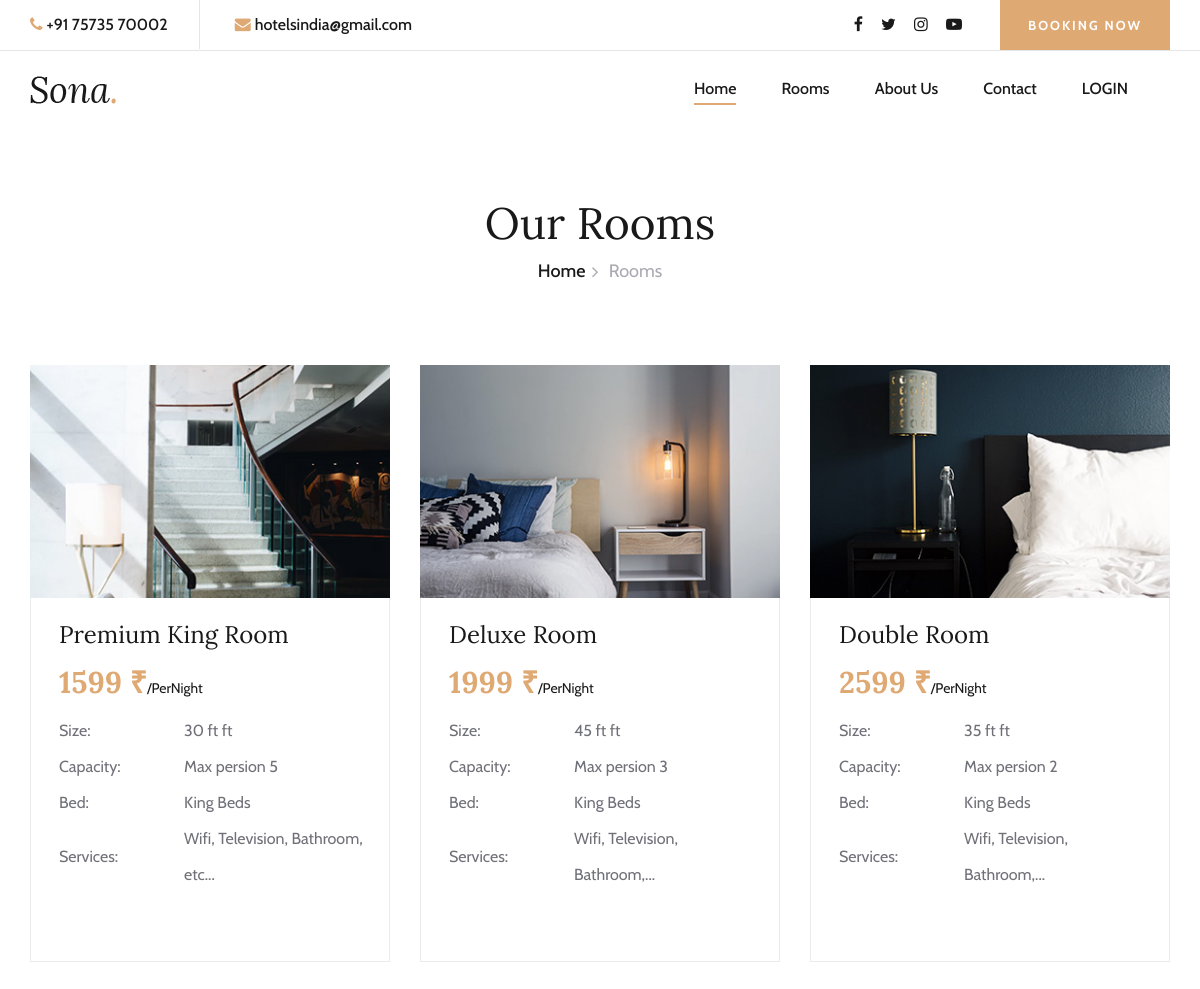
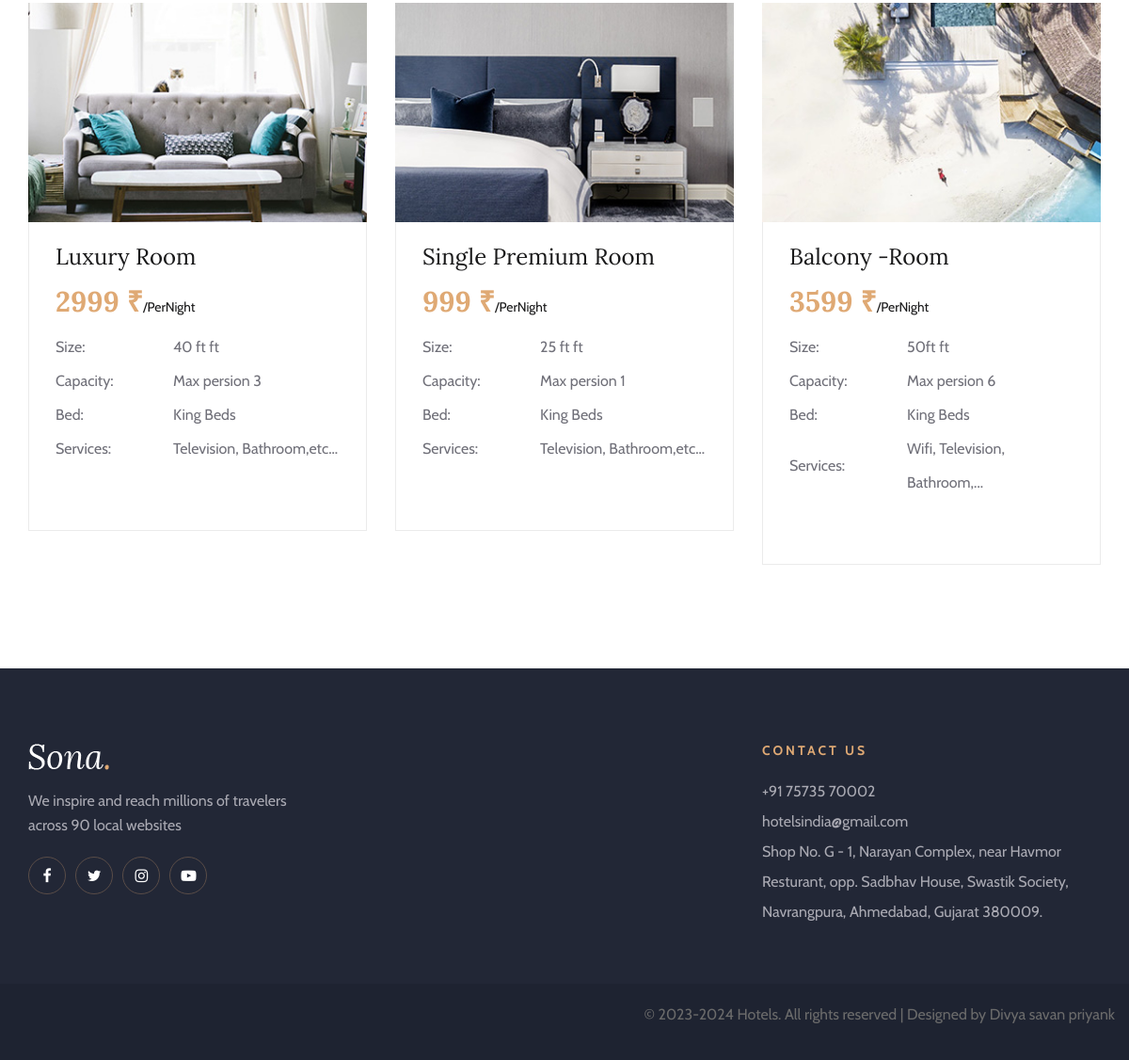
The app's page /customer_site/rooms with its own data (2 pictures, top to bottom).
### tables this page shows
CREATE TABLE `rooms` (
  `room_id` int(15) NOT NULL,
  `room_image` varchar(255) NOT NULL,
  `room_category` varchar(50) NOT NULL,
  `room_price` int(25) NOT NULL,
  `room_size` varchar(25) NOT NULL,
  `room_capacity` varchar(25) NOT NULL,
  `room_bed` varchar(25) NOT NULL,
  `room_services` varchar(255) NOT NULL,
  `room_details` text NOT NULL
);

### customer_site/model.php (called while the page is built, shortened)
<?php
class model
{
	public $conn="";
	function __construct()
	{
		$this->conn=new mysqli('localhost','root','','hbs');
	}
	function selectall($tbl)
	{
		$ins="select * from $tbl ";
		$run=$this->conn->query($ins);
		while($fetch=$run->fetch_object())
		{
			$arr[]=$fetch;
		}
		if (!empty ($arr))
		{
			return $arr;
		}
		else
		{
			return $arr=array("Data Not Found");
		}
	}
}
?>

### customer_site/rooms.php (the view, shortened to what this page needs)
<!DOCTYPE html>
<html lang="zxx">
<head>
    <link rel="stylesheet" href="css/bootstrap.min.css" type="text/css">
    <link rel="stylesheet" href="css/font-awesome.min.css" type="text/css">
    <link rel="stylesheet" href="css/elegant-icons.css" type="text/css">
    <link rel="stylesheet" href="css/flaticon.css" type="text/css">
    <link rel="stylesheet" href="css/owl.carousel.min.css" type="text/css">
    <link rel="stylesheet" href="css/nice-select.css" type="text/css">
    <link rel="stylesheet" href="css/jquery-ui.min.css" type="text/css">
    <link rel="stylesheet" href="css/magnific-popup.css" type="text/css">
    <link rel="stylesheet" href="css/slicknav.min.css" type="text/css">
    <link rel="stylesheet" href="css/style.css" type="text/css">
</head>
<body>
<?php
include_once('Header.php');
?>
    <div class="breadcrumb-section">
        <div class="container">
            <div class="row">
                <div class="col-lg-12">
                    <div class="breadcrumb-text">
                        <h2>Our Rooms</h2>
                        <div class="bt-option">
                            <a href="./home.html">Home</a>
                            <span>Rooms</span>
                        </div>
                    </div>
                </div>
            </div>
        </div>
    </div>
    <section class="rooms-section spad">
        <div class="container">
            <div class="row">
                <?php foreach($roomData as $data){?>
                <a href="<?php echo "room?rooms-details=". $data->room_id ?>">
                <div class="col-lg-4 col-md-6">
                    <div class="room-card room-item">
                        <img src="<?php echo "../admin/room_image/$data->room_image"?>" alt="">
                        <div class="ri-text">
                            <h4><?php echo $data->room_category  ?></h4>
                            <h3><?php echo $data->room_price ?> ₹<span>/PerNight </span></h3>
                            <table>
                                <tbody>
                                    <tr>
                                        <td class="r-o">Size:</td>
                                        <td><?php echo $data->room_size ?> ft</td>
                                    </tr>
                                    <tr>
                                        <td class="r-o">Capacity:</td>
                                        <td><?php echo $data->room_capacity ?></td>
                                    </tr>
                                    <tr>
                                        <td class="r-o">Bed:</td>
                                        <td><?php echo $data->room_bed ?></td>
                                    </tr>
                                    <tr>
                                        <td class="r-o">Services:</td>
                                        <td><?php echo $data->room_services  ?></td>
                                    </tr>
                                </tbody>
                            </table>
                        </div>
                    </div>
                </div>
                </a>
                <?php } ?>
            </div>
            </div>
    </section>
 <?php
include_once('footer.php');
?>
</body>
</html>

### customer_site/control.php (shortened to what this page needs)
<?php
include_once('model.php');
class control extends model
{
	function __construct()
	{
		$path = $_SERVER['PATH_INFO'];
		switch ($path) {
			case '/rooms':
				$roomData = $this->selectall('rooms');
				include_once('rooms.php');
				break;
		}
	}
}
$obj = new control;
?>

### customer_site/header.php
<header class="header-section">
  <div class="top-nav">
        <div class="container">
            <div class="row">
                <div class="col-lg-6">
                    <ul class="tn-left">
                        <li><i class="fa fa-phone"></i>+91 75735 70002</li>
                        <li><i class="fa fa-envelope"></i>hotelsindia@gmail.com</li>
                    </ul>
                </div>
                <div class="col-lg-6">
                    <div class="tn-right">
                        <div class="top-social">
                        <a href="https://www.facebook.com/"><i class="fa fa-facebook"></i></a>
                            <a href="https://twitter.com/i/flow/login"><i class="fa fa-twitter"></i></a>
                            <a href="https://www.instagram.com/ "><i class="fa fa-instagram"></i></a>
                            <a href="https://www.youtube.com/"><i class="fa fa-youtube-play"></i></a>
                        </div>
                        <a href="rooms" class="bk-btn">Booking Now</a>
                    </div>
                </div>
            </div>
        </div>
    </div>
    <div class="menu-item">
        <div class="container">
            <div class="row">
                <div class="col-lg-2">
                    <div class="logo">
                        <a href="./index">
                            <img src="img/logo.png" alt="">
                        </a>
                    </div>
                </div>
                <div class="col-lg-10">
                    <div class="nav-menu">
                        <nav class="mainmenu">
                            <ul>
                                <li class="active"><a href="index">Home</a></li>
                                <li><a href="rooms">Rooms</a></li>
                                <li><a href="about-us">About Us</a></li>
                                <li><a href="contact">Contact</a></li>
					<?php
						if(isset($_SESSION['email']))
						{
					?>
				    <li><a href="myprofile">Profile</a></li>
					 <li><a href="logout">LOGOUT</a></li>
					<?php
						}
						else
						{
					?>
					 <li><a href="login">LOGIN</a></li>
					<?php
						}
					?>
                            </ul>
                        </nav>
                    </div>
                </div>
            </div>
        </div>
    </div>
</header>

### customer_site/footer.php
<footer class="footer-section">
        <div class="container">
            <div class="footer-text">
                <div class="row">
                    <div class="col-lg-8">
                        <div class="ft-about">
                            <div class="logo">
                                <a href="#">
                                    <img src="img/footer-logo.png" alt="">
                                </a>
                            </div>
                            <p>We inspire and reach millions of travelers<br /> across 90 local websites</p>
                            <div class="fa-social">
                                <a href="https://www.facebook.com/"><i class="fa fa-facebook"></i></a>
                                <a href="https://twitter.com/i/flow/login"><i class="fa fa-twitter"></i></a>
                                <a href="https://www.instagram.com/ "><i class="fa fa-instagram"></i></a>
                                <a href="https://www.youtube.com/"><i class="fa fa-youtube-play"></i></a>
                            </div>
                        </div>
                    </div>
                    <div class="col-lg-4 offset-lg-1">
                        <div class="ft-contact">
                            <h6>Contact Us</h6>
                            <ul>
                                <li>+91 75735 70002</li>
                                <li>hotelsindia@gmail.com</li>
                                <li>Shop No. G - 1, Narayan Complex, near Havmor Resturant, opp. Sadbhav House, Swastik Society, Navrangpura, Ahmedabad, Gujarat 380009.</li>
                            </ul>
                        </div>
                    </div>
                </div>
            </div>
        </div>
        <div class="copyright-option">
            <div class="container">
                <div class="row">
                    <div>
                        <div class="co-text"><p>© 2023-2024 Hotels. All rights reserved | Designed by Divya savan priyank </p></div>
                    </div>
                </div>
            </div>
        </div>
    </footer>

### records on screen
rooms: room_image (picture), room_category "Premium King Room", room_price "1599", room_size "30 ft", room_capacity "Max persion 5", room_bed "King Beds", room_services "Wifi, Television, Bathroom, etc..."
rooms: room_image (picture), room_category "Deluxe Room", room_price "1999", room_size "45 ft", room_capacity "Max persion 3", room_bed "King Beds", room_services "Wifi, Television, Bathroom,..."
rooms: room_image (picture), room_category "Double Room", room_price "2599", room_size "35 ft", room_capacity "Max persion 2", room_bed "King Beds", room_services "Wifi, Television, Bathroom,..."
rooms: room_image (picture), room_category "Luxury Room", room_price "2999", room_size "40 ft", room_capacity "Max persion 3", room_bed "King Beds", room_services "Television, Bathroom,etc..."
rooms: room_image (picture), room_category "Single Premium Room", room_price "999", room_size "25 ft", room_capacity "Max persion 1", room_bed "King Beds", room_services "Television, Bathroom,etc..."
rooms: room_image (picture), room_category "Balcony -Room", room_price "3599", room_size "50ft", room_capacity "Max persion 6", room_bed "King Beds", room_services "Wifi, Television, Bathroom,..."
